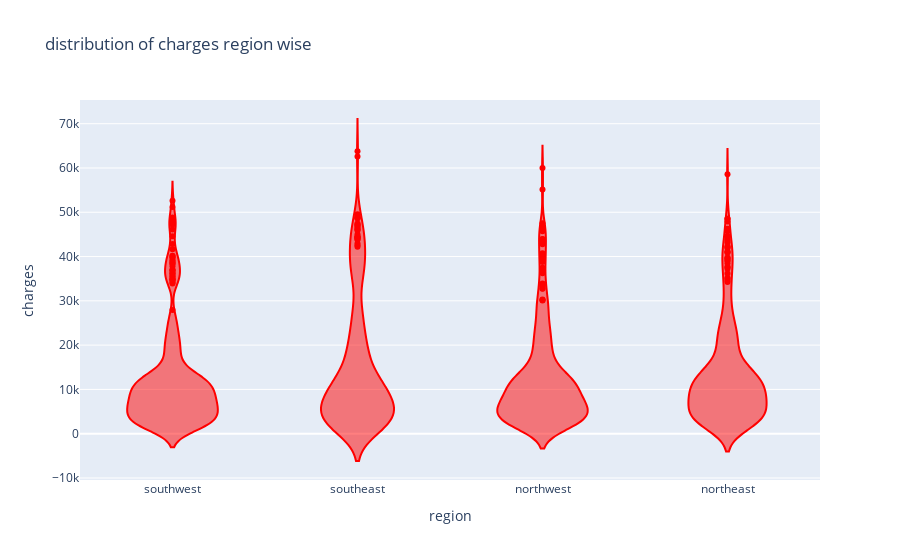

Notebook source saved alongside this figure:
### Code cell
fig5 = px.violin(medical_df,x='region',y='charges',color_discrete_sequence=['red'],title='distribution of charges region wise')
fig5.show()

### Figure 1 — Plotly figure (JSON) as saved in the notebook; plotly's stock layout.template omitted (floating-point values rounded to 4 significant figures; data arrays with more than 128 entries replaced by an {"elided": "..."} marker saying what was removed)
{"data": [{"alignmentgroup": "True", "box": {"visible": false}, "hovertemplate": "region=%{x}<br>charges=%{y}<extra></extra>", "legendgroup": "", "marker": {"color": "red"}, "name": "", "offsetgroup": "", "orientation": "v", "scalegroup": "True", "showlegend": false, "type": "violin", "x": {"elided": "1338 str values"}, "x0": " ", "xaxis": "x", "y": {"elided": "1338 float values"}, "y0": " ", "yaxis": "y"}], "layout": {"legend": {"tracegroupgap": 0}, "title": {"text": "distribution of charges region wise"}, "violinmode": "group", "xaxis": {"anchor": "y", "domain": [0, 1], "title": {"text": "region"}}, "yaxis": {"anchor": "x", "domain": [0, 1], "title": {"text": "charges"}}}}
